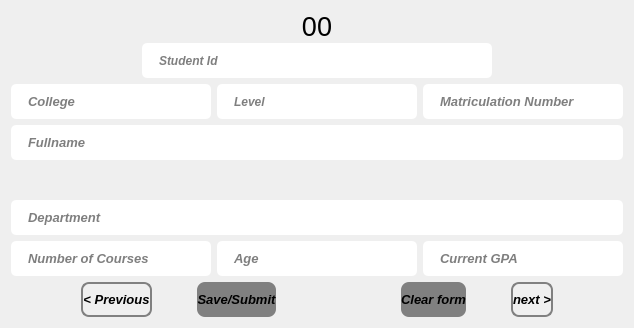
        <widget class="QWidget" name="DetailForm">
         <attribute name="title">
          <string>Sudent Details</string>
         </attribute>
         <layout class="QVBoxLayout" name="verticalLayout_5">
          <item>
           <layout class="QVBoxLayout" name="verticalLayout">
            <property name="spacing">
             <number>1</number>
            </property>
            <property name="sizeConstraint">
             <enum>QLayout::SetFixedSize</enum>
            </property>
            <item>
             <widget class="QLabel" name="lbl_id">
              <property name="maximumSize">
               <size>
                <width>16777215</width>
                <height>45</height>
               </size>
              </property>
              <property name="font">
               <font>
                <pointsize>20</pointsize>
               </font>
              </property>
              <property name="layoutDirection">
               <enum>Qt::LeftToRight</enum>
              </property>
              <property name="styleSheet">
               <string notr="true">    text-align: center;
</string>
              </property>
              <property name="text">
               <string>00</string>
              </property>
              <property name="alignment">
               <set>Qt::AlignCenter</set>
              </property>
             </widget>
            </item>
            <item>
             <layout class="QHBoxLayout" name="horizontalLayout">
              <item>
               <spacer name="horizontalSpacer_3">
                <property name="orientation">
                 <enum>Qt::Horizontal</enum>
                </property>
                <property name="sizeHint" stdset="0">
                 <size>
                  <width>40</width>
                  <height>20</height>
                 </size>
                </property>
               </spacer>
              </item>
              <item>
               <widget class="QLineEdit" name="student_id">
                <property name="minimumSize">
                 <size>
                  <width>350</width>
                  <height>35</height>
                 </size>
                </property>
                <property name="font">
                 <font>
                  <pointsize>9</pointsize>
                  <weight>75</weight>
                  <italic>true</italic>
                  <bold>true</bold>
                 </font>
                </property>
                <property name="styleSheet">
                 <string notr="true">border-radius:5px;
padding-left:15px</string>
                </property>
                <property name="placeholderText">
                 <string>Student Id</string>
                </property>
               </widget>
              </item>
              <item>
               <spacer name="horizontalSpacer_4">
                <property name="orientation">
                 <enum>Qt::Horizontal</enum>
                </property>
                <property name="sizeHint" stdset="0">
                 <size>
                  <width>40</width>
                  <height>20</height>
                 </size>
                </property>
               </spacer>
              </item>
             </layout>
            </item>
           </layout>
          </item>
          <item>
           <layout class="QHBoxLayout" name="horizontalLayout_5">
            <item>
             <widget class="QLineEdit" name="txt_college">
              <property name="minimumSize">
               <size>
                <width>0</width>
                <height>35</height>
               </size>
              </property>
              <property name="font">
               <font>
                <pointsize>10</pointsize>
                <weight>75</weight>
                <italic>true</italic>
                <bold>true</bold>
               </font>
              </property>
              <property name="styleSheet">
               <string notr="true">border-radius:5px;
padding-left:15px</string>
              </property>
              <property name="placeholderText">
               <string>College</string>
              </property>
             </widget>
            </item>
            <item>
             <widget class="QLineEdit" name="txt_level">
              <property name="minimumSize">
               <size>
                <width>0</width>
                <height>35</height>
               </size>
              </property>
              <property name="font">
               <font>
                <pointsize>9</pointsize>
                <weight>75</weight>
                <italic>true</italic>
                <bold>true</bold>
               </font>
              </property>
              <property name="styleSheet">
               <string notr="true">border-radius:5px;
padding-left:15px</string>
              </property>
              <property name="placeholderText">
               <string>Level</string>
              </property>
             </widget>
            </item>
            <item>
             <widget class="QLineEdit" name="txt_matric">
              <property name="minimumSize">
               <size>
                <width>0</width>
                <height>35</height>
               </size>
              </property>
              <property name="font">
               <font>
                <pointsize>10</pointsize>
                <weight>75</weight>
                <italic>true</italic>
                <bold>true</bold>
               </font>
              </property>
              <property name="styleSheet">
               <string notr="true">border-radius:5px;
padding-left:15px
</string>
              </property>
              <property name="placeholderText">
               <string>Matriculation Number</string>
              </property>
             </widget>
            </item>
           </layout>
          </item>
          <item>
           <layout class="QVBoxLayout" name="verticalLayout_3">
            <property name="spacing">
             <number>40</number>
            </property>
            <item>
             <widget class="QLineEdit" name="txt_name_2">
              <property name="minimumSize">
               <size>
                <width>0</width>
                <height>35</height>
               </size>
              </property>
              <property name="font">
               <font>
                <pointsize>10</pointsize>
                <weight>75</weight>
                <italic>true</italic>
                <bold>true</bold>
               </font>
              </property>
              <property name="styleSheet">
               <string notr="true">border-radius:5px;
padding-left:15px</string>
              </property>
              <property name="placeholderText">
               <string>Fullname</string>
              </property>
             </widget>
            </item>
            <item>
             <widget class="QLineEdit" name="txt_dept">
              <property name="minimumSize">
               <size>
                <width>0</width>
                <height>35</height>
               </size>
              </property>
              <property name="font">
               <font>
                <pointsize>10</pointsize>
                <weight>75</weight>
                <italic>true</italic>
                <bold>true</bold>
               </font>
              </property>
              <property name="styleSheet">
               <string notr="true">border-radius:5px;
padding-left:15px</string>
              </property>
              <property name="placeholderText">
               <string>Department</string>
              </property>
             </widget>
            </item>
           </layout>
          </item>
          <item>
           <layout class="QHBoxLayout" name="horizontalLayout_6">
            <item>
             <widget class="QLineEdit" name="txt_courses">
              <property name="minimumSize">
               <size>
                <width>0</width>
                <height>35</height>
               </size>
              </property>
              <property name="font">
               <font>
                <pointsize>10</pointsize>
                <weight>75</weight>
                <italic>true</italic>
                <bold>true</bold>
               </font>
              </property>
              <property name="styleSheet">
               <string notr="true">border-radius:5px;
padding-left:15px</string>
              </property>
              <property name="placeholderText">
               <string>Number of Courses</string>
              </property>
             </widget>
            </item>
            <item>
             <widget class="QLineEdit" name="txt_age">
              <property name="minimumSize">
               <size>
                <width>0</width>
                <height>35</height>
               </size>
              </property>
              <property name="font">
               <font>
                <pointsize>10</pointsize>
                <weight>75</weight>
                <italic>true</italic>
                <bold>true</bold>
               </font>
              </property>
              <property name="styleSheet">
               <string notr="true">border-radius:5px;
padding-left:15px</string>
              </property>
              <property name="placeholderText">
               <string>Age</string>
              </property>
             </widget>
            </item>
            <item>
             <widget class="QLineEdit" name="txt_gpa">
              <property name="minimumSize">
               <size>
                <width>0</width>
                <height>35</height>
               </size>
              </property>
              <property name="font">
               <font>
                <pointsize>10</pointsize>
                <weight>75</weight>
                <italic>true</italic>
                <bold>true</bold>
               </font>
              </property>
              <property name="styleSheet">
               <string notr="true">border-radius:5px;
padding-left:15px</string>
              </property>
              <property name="placeholderText">
               <string>Current GPA</string>
              </property>
             </widget>
            </item>
           </layout>
          </item>
          <item>
           <layout class="QHBoxLayout" name="horizontalLayout_7">
            <property name="spacing">
             <number>45</number>
            </property>
            <property name="leftMargin">
             <number>70</number>
            </property>
            <property name="rightMargin">
             <number>70</number>
            </property>
            <item>
             <widget class="QPushButton" name="btn_prev">
              <property name="minimumSize">
               <size>
                <width>0</width>
                <height>35</height>
               </size>
              </property>
              <property name="font">
               <font>
                <pointsize>10</pointsize>
                <weight>75</weight>
                <italic>true</italic>
                <bold>true</bold>
               </font>
              </property>
              <property name="styleSheet">
               <string notr="true">border-radius:8px;
background-color: transparent;
border:2px solid gray;</string>
              </property>
              <property name="text">
               <string>&lt; Previous</string>
              </property>
             </widget>
            </item>
            <item>
             <widget class="QPushButton" name="btn_save">
              <property name="minimumSize">
               <size>
                <width>0</width>
                <height>35</height>
               </size>
              </property>
              <property name="font">
               <font>
                <pointsize>10</pointsize>
                <weight>75</weight>
                <italic>true</italic>
                <bold>true</bold>
               </font>
              </property>
              <property name="styleSheet">
               <string notr="true">border-radius:8px;
background-color: gray;</string>
              </property>
              <property name="text">
               <string>Save/Submit</string>
              </property>
             </widget>
            </item>
            <item>
             <widget class="QPushButton" name="btn_del">
              <property name="minimumSize">
               <size>
                <width>0</width>
                <height>35</height>
               </size>
              </property>
              <property name="maximumSize">
               <size>
                <width>35</width>
                <height>16777215</height>
               </size>
              </property>
              <property name="font">
               <font>
                <pointsize>10</pointsize>
                <weight>75</weight>
                <italic>true</italic>
                <bold>true</bold>
               </font>
              </property>
              <property name="styleSheet">
               <string notr="true">border-radius:8px;
background-color: transparent;
</string>
              </property>
              <property name="text">
               <string/>
              </property>
              <property name="icon">
               <iconset>
                <normaloff>../../../../../.designer/backup/delete.png</normaloff>../../../../../.designer/backup/delete.png</iconset>
              </property>
              <property name="iconSize">
               <size>
                <width>30</width>
                <height>24</height>
               </size>
              </property>
             </widget>
            </item>
            <item>
             <widget class="QPushButton" name="btn_clear">
              <property name="minimumSize">
               <size>
                <width>0</width>
                <height>35</height>
               </size>
              </property>
              <property name="font">
               <font>
                <pointsize>10</pointsize>
                <weight>75</weight>
                <italic>true</italic>
                <bold>true</bold>
               </font>
              </property>
              <property name="styleSheet">
               <string notr="true">border-radius:8px;
background-color:gray;</string>
              </property>
              <property name="text">
               <string>Clear form</string>
              </property>
             </widget>
            </item>
            <item>
             <widget class="QPushButton" name="btn_next">
              <property name="minimumSize">
               <size>
                <width>0</width>
                <height>35</height>
               </size>
              </property>
              <property name="font">
               <font>
                <pointsize>10</pointsize>
                <weight>75</weight>
                <italic>true</italic>
                <bold>true</bold>
               </font>
              </property>
              <property name="styleSheet">
               <string notr="true">border-radius:8px;
background-color: transparent;
border:2px solid gray;</string>
              </property>
              <property name="text">
               <string>next &gt;</string>
              </property>
             </widget>
            </item>
           </layout>
          </item>
         </layout>
        </widget>
